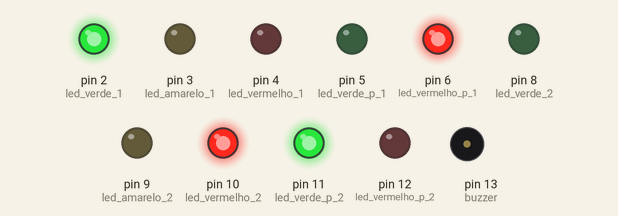
The sketch below on a simulated Arduino Uno, built with avr-gcc and run on an emulated ATmega328P. Parts: output pins drawn as LEDs (lit = HIGH), buzzer (waves = sounding).

Above: at 0.1 s.
At 4.1 s:
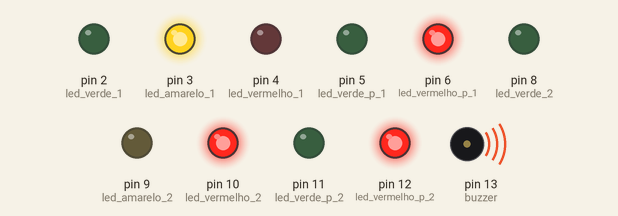
At 9.1 s:
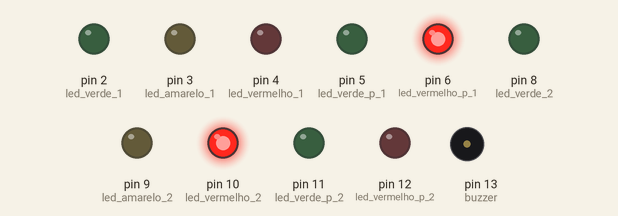
At 18.1 s:
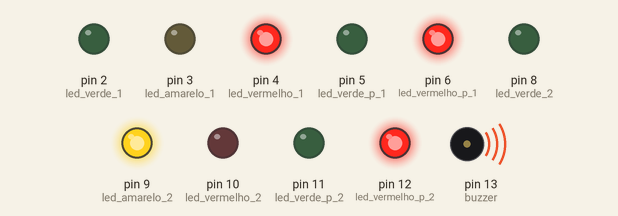
At 23.1 s:
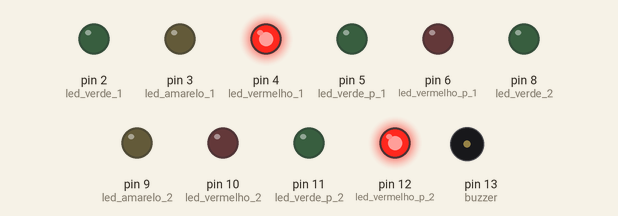
At 36.1 s:
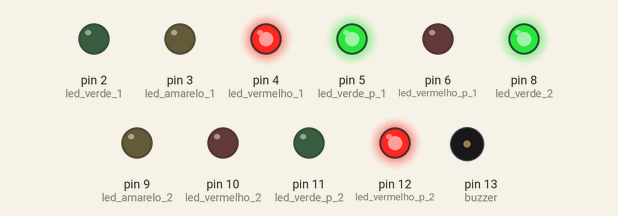
Timing chart, 0 to 40.0 s (numbered marks = the images above):
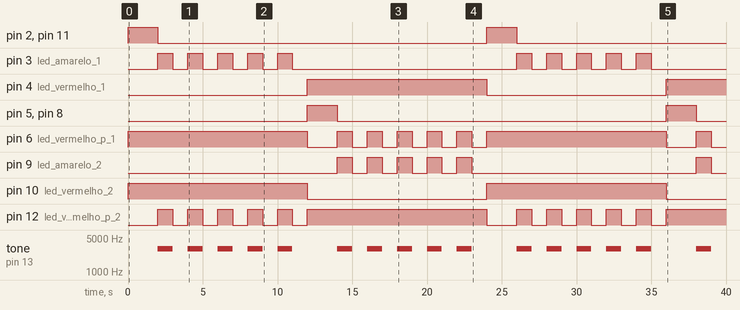

The sketch:

codigo_buzzer.ino
```cpp
const int led_verde_1 = 2;
const int led_amarelo_1 = 3;
const int led_vermelho_1 = 4;
const int led_verde_p_1 = 5;
const int led_vermelho_p_1 = 6;

const int led_verde_2 = 8;
const int led_amarelo_2 = 9;
const int led_vermelho_2 = 10;
const int led_verde_p_2 = 11;
const int led_vermelho_p_2 = 12;

const int buzzer = 13;

 void setup()
 {
   pinMode(led_verde_1, OUTPUT);
   pinMode(led_amarelo_1, OUTPUT);
   pinMode(led_vermelho_1, OUTPUT);
   pinMode(led_verde_p_1, OUTPUT);
   pinMode(led_vermelho_p_1, OUTPUT);

   pinMode(led_verde_2, OUTPUT);
   pinMode(led_amarelo_2, OUTPUT);
   pinMode(led_vermelho_2, OUTPUT);
   pinMode(led_verde_p_2, OUTPUT);
   pinMode(led_vermelho_p_2, OUTPUT);

   pinMode(buzzer,OUTPUT);

   Serial.begin(9600);
 }

void loop()
 {
  digitalWrite(led_verde_1, HIGH);
  digitalWrite(led_vermelho_p_1, HIGH);
  digitalWrite(led_vermelho_2, HIGH);
  digitalWrite(led_verde_p_2, HIGH);
  delay(2000);

  digitalWrite(led_verde_1, LOW);
  digitalWrite(led_verde_p_2, LOW);
  piscar(led_amarelo_1,led_vermelho_p_2, 5);

  digitalWrite(led_vermelho_1, HIGH);
  digitalWrite(led_verde_p_1, HIGH);
  digitalWrite(led_verde_2, HIGH);
  digitalWrite(led_vermelho_p_2, HIGH);
  digitalWrite(led_vermelho_2, LOW);
  digitalWrite(led_vermelho_p_1, LOW);
  delay(2000);

  digitalWrite(led_verde_2, LOW);
  digitalWrite(led_verde_p_1, LOW);
  piscar(led_amarelo_2,led_vermelho_p_1, 5);
  digitalWrite(led_vermelho_1, LOW);
  digitalWrite(led_vermelho_p_2, LOW);
 }
void piscar(int led1,int led2,int piscadas){
  for(int x=0; x < piscadas; x++){
    digitalWrite(led1, HIGH);
  	digitalWrite(led2, HIGH);
    tone(buzzer,3000);
    delay(1000);
    digitalWrite(led1, LOW);
  	digitalWrite(led2, LOW);
    noTone(buzzer);
    delay(1000);
  }
}
```

Measured:
- by itself, pin 2 (led_verde_1), pin 5 (led_verde_p_1), pin 8 (led_verde_2), pin 11 (led_verde_p_2): alternates HIGH for 2.0 s and LOW for 22.0 s
- by itself, pin 3 (led_amarelo_1): goes 4 × (HIGH 1.0 s, LOW 1.0 s), HIGH 1.0 s, LOW 15.0 s, 4 × (HIGH 1.0 s, LOW 1.0 s), HIGH 1.0 s, then LOW
- by itself, pin 4 (led_vermelho_1): LOW → HIGH at 12.0 s, → LOW 12.0 s later, → HIGH 12.0 s later
- by itself, pin 6 (led_vermelho_p_1): goes HIGH 12.0 s, LOW 2.0 s, 5 × (HIGH 1.0 s, LOW 1.0 s), HIGH 12.0 s, LOW 2.0 s, HIGH 1.0 s, then LOW
- by itself, pin 9 (led_amarelo_2): goes 4 × (HIGH 1.0 s, LOW 1.0 s), HIGH 1.0 s, LOW 15.0 s, HIGH 1.0 s, then LOW
- by itself, pin 10 (led_vermelho_2): alternates HIGH for 12.0 s and LOW for 12.0 s
- by itself, pin 12 (led_vermelho_p_2): goes 5 × (HIGH 1.0 s, LOW 1.0 s), HIGH 12.0 s, LOW 2.0 s, 5 × (HIGH 1.0 s, LOW 1.0 s), then HIGH
- by itself, tone on pin 13 (buzzer): repeats every 12.0 s: 4 × (silent 1.0 s, 3000 Hz 1.0 s), silent 3.0 s, 3000 Hz 1.0 s
